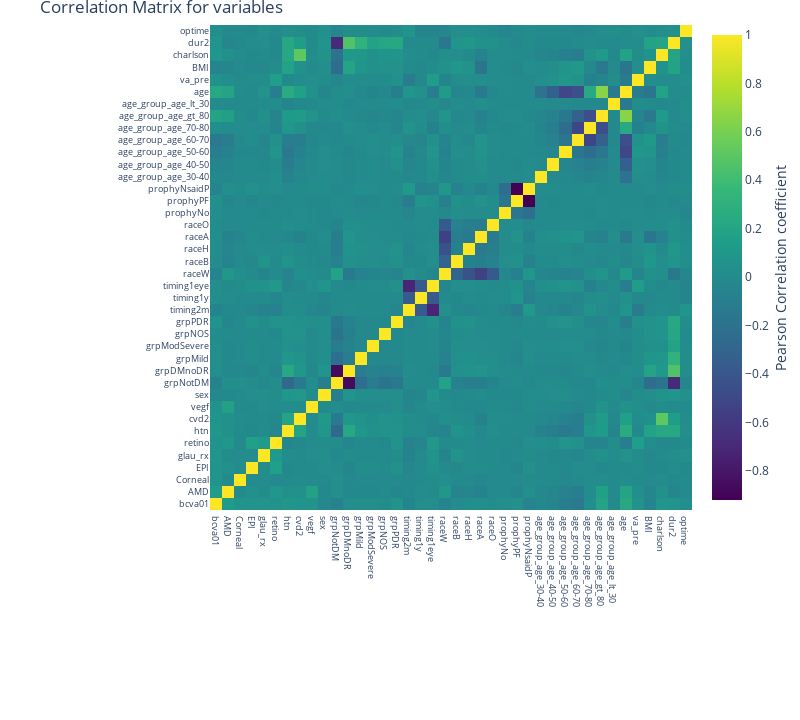

The code cell stored with this chart in its notebook:
### Markdown cell above
## <a id='3.8'>3.8. Correlation Matrix</a>

### Code cell
#correlation
correlation = df.corr()
#tick labels
matrix_cols = correlation.columns.tolist()
#convert to array
corr_array  = np.array(correlation)

#Plotting
trace = go.Heatmap(z = corr_array,
                   x = matrix_cols,
                   y = matrix_cols,
                   colorscale = "Viridis",
                   colorbar   = dict(title = "Pearson Correlation coefficient",
                                     titleside = "right"
                                    ) ,
                  )

layout = go.Layout(dict(title = "Correlation Matrix for variables",
                        autosize = False,
                        height  = 720,
                        width   = 800,
                        margin  = dict(r = 0 ,l = 210,
                                       t = 25,b = 210,
                                      ),
                        yaxis   = dict(tickfont = dict(size = 9)),
                        xaxis   = dict(tickfont = dict(size = 9))
                       )
                  )

data = [trace]
fig = go.Figure(data=data,layout=layout)
py.iplot(fig)

### Figure 1 — Plotly figure (JSON) as saved in the notebook; plotly's stock layout.template omitted (floating-point values rounded to 4 significant figures; data arrays with more than 128 entries replaced by an {"elided": "..."} marker saying what was removed)
{"data": [{"colorbar": {"title": {"side": "right", "text": "Pearson Correlation coefficient"}}, "colorscale": [[0, "#440154"], [0.1111, "#482878"], [0.2222, "#3e4989"], [0.3333, "#31688e"], [0.4444, "#26828e"], [0.5556, "#1f9e89"], [0.6667, "#35b779"], [0.7778, "#6ece58"], [0.8889, "#b5de2b"], [1, "#fde725"]], "type": "heatmap", "x": ["bcva01", "AMD", "Corneal", "EPI", "glau_rx", "retino", "htn", "cvd2", "vegf", "sex", "grpNotDM", "grpDMnoDR", "grpMild", "grpModSevere", "grpNOS", "grpPDR", "timing2m", "timing1y", "timing1eye", "raceW", "raceB", "raceH", "raceA", "raceO", "prophyNo", "prophyPF", "prophyNsaidP", "age_group_age_30-40", "age_group_age_40-50", "age_group_age_50-60", "age_group_age_60-70", "age_group_age_70-80", "age_group_age_gt_80", "age_group_age_lt_30", "age", "va_pre", "BMI", "charlson", "dur2", "optime"], "y": ["bcva01", "AMD", "Corneal", "EPI", "glau_rx", "retino", "htn", "cvd2", "vegf", "sex", "grpNotDM", "grpDMnoDR", "grpMild", "grpModSevere", "grpNOS", "grpPDR", "timing2m", "timing1y", "timing1eye", "raceW", "raceB", "raceH", "raceA", "raceO", "prophyNo", "prophyPF", "prophyNsaidP", "age_group_age_30-40", "age_group_age_40-50", "age_group_age_50-60", "age_group_age_60-70", "age_group_age_70-80", "age_group_age_gt_80", "age_group_age_lt_30", "age", "va_pre", "BMI", "charlson", "dur2", "optime"], "z": {"elided": "40x40 float values"}}], "layout": {"autosize": false, "height": 720, "margin": {"b": 210, "l": 210, "r": 0, "t": 25}, "title": {"text": "Correlation Matrix for variables"}, "width": 800, "xaxis": {"tickfont": {"size": 9}}, "yaxis": {"tickfont": {"size": 9}}}}
